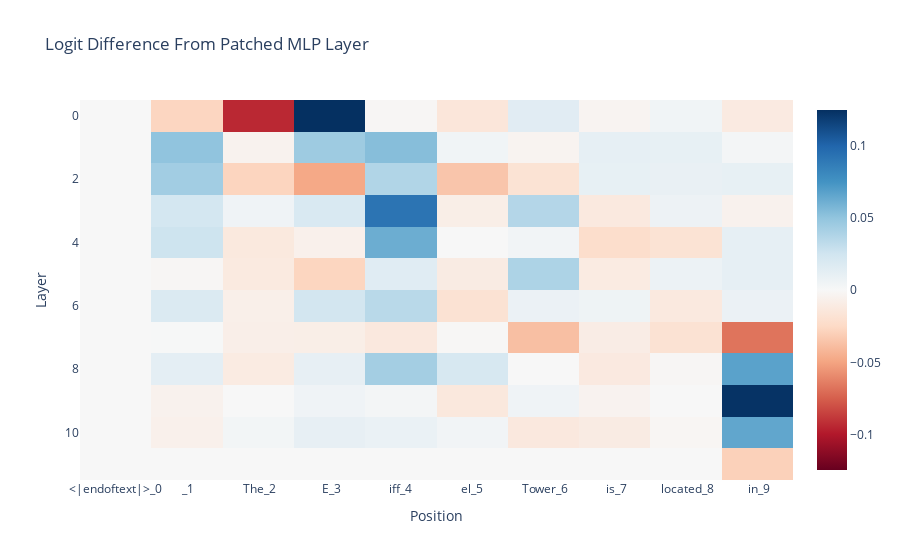

Write notebook code for a chart like this one.
### Code cell
imshow(patched_mlp_diff, x=prompt_position_labels, title="Logit Difference From Patched MLP Layer", labels={"x":"Position", "y":"Layer"})

### Figure 1 — Plotly figure (JSON) as saved in the notebook; plotly's stock layout.template omitted (floating-point values rounded to 4 significant figures)
{"data": [{"coloraxis": "coloraxis", "hovertemplate": "Position: %{x}<br>Layer: %{y}<br>color: %{z}<extra></extra>", "name": "0", "type": "heatmap", "x": ["<|endoftext|>_0", " _1", " The_2", " E_3", "iff_4", "el_5", " Tower_6", " is_7", " located_8", " in_9"], "xaxis": "x", "yaxis": "y", "z": [[6.114e-08, -0.02721, -0.09398, 0.1244, -0.001562, -0.01519, 0.01458, -0.003222, 0.004446, -0.01128], [-6.114e-08, 0.0501, -0.004729, 0.04499, 0.05333, 0.004481, -0.003604, 0.01133, 0.01016, 0.002535], [-9.171e-08, 0.0433, -0.02776, -0.04784, 0.03771, -0.03507, -0.01818, 0.01022, 0.0093, 0.01026], [9.171e-08, 0.02276, 0.00517, 0.01943, 0.09157, -0.008035, 0.03631, -0.01251, 0.006446, -0.005081], [-3.669e-07, 0.02597, -0.01284, -0.006336, 0.06167, -6.258e-05, 0.003773, -0.02246, -0.0181, 0.01118], [-9.171e-08, -0.001554, -0.01176, -0.0273, 0.01518, -0.01032, 0.03899, -0.01073, 0.007514, 0.01144], [-9.171e-08, 0.01817, -0.007094, 0.0235, 0.03425, -0.01865, 0.007839, 0.00562, -0.01219, 0.008015], [1.834e-07, 0.0006738, -0.007964, -0.008073, -0.01303, -0.0009289, -0.03801, -0.009495, -0.0186, -0.06758], [2.446e-07, 0.0124, -0.01107, 0.01044, 0.04247, 0.02072, 7.808e-05, -0.01208, -0.001633, 0.06741], [5.197e-07, -0.005321, 0.0002281, 0.004952, 0.00288, -0.01328, 0.005153, -0.00411, 0.0001608, 0.1232], [3.363e-07, -0.006298, 0.003184, 0.01043, 0.008553, 0.003749, -0.01312, -0.01027, -0.002185, 0.0651], [3.669e-07, 3.669e-07, 3.669e-07, 3.669e-07, 3.669e-07, 3.669e-07, 3.669e-07, 3.669e-07, 3.669e-07, -0.02959]]}], "layout": {"autosize": true, "coloraxis": {"cmid": 0, "colorscale": [[0, "rgb(103,0,31)"], [0.1, "rgb(178,24,43)"], [0.2, "rgb(214,96,77)"], [0.3, "rgb(244,165,130)"], [0.4, "rgb(253,219,199)"], [0.5, "rgb(247,247,247)"], [0.6, "rgb(209,229,240)"], [0.7, "rgb(146,197,222)"], [0.8, "rgb(67,147,195)"], [0.9, "rgb(33,102,172)"], [1, "rgb(5,48,97)"]]}, "title": {"text": "Logit Difference From Patched MLP Layer"}, "xaxis": {"anchor": "y", "autorange": true, "constrain": "domain", "domain": [0, 1], "range": [-0.5, 9.5], "scaleanchor": "y", "title": {"text": "Position"}, "type": "category"}, "yaxis": {"anchor": "x", "autorange": true, "constrain": "domain", "domain": [0, 1], "range": [11.5, -0.5], "title": {"text": "Layer"}}}}
